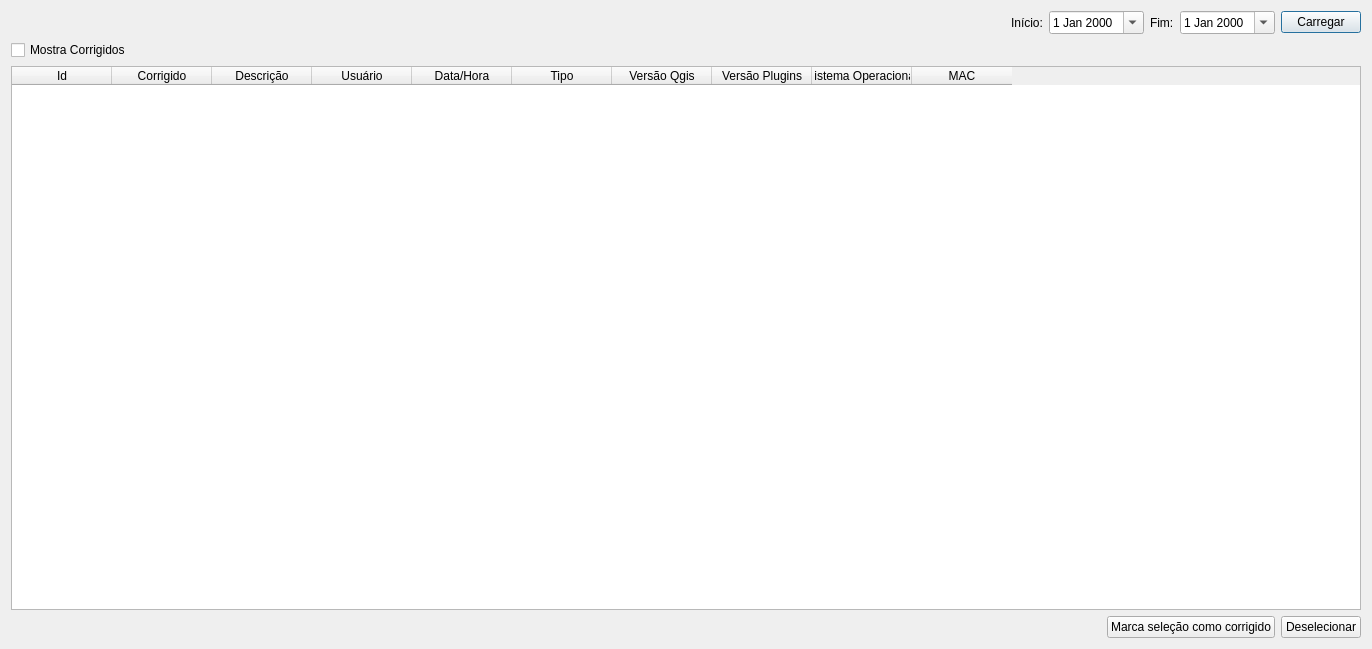
<?xml version="1.0" encoding="UTF-8"?>
<ui version="4.0">
 <class>Dialog</class>
 <widget class="QDialog" name="Dialog">
  <property name="geometry">
   <rect>
    <x>0</x>
    <y>0</y>
    <width>1372</width>
    <height>649</height>
   </rect>
  </property>
  <property name="windowTitle">
   <string>Dialog</string>
  </property>
  <layout class="QGridLayout" name="gridLayout">
   <item row="3" column="0">
    <layout class="QHBoxLayout" name="horizontalLayout"/>
   </item>
   <item row="2" column="0">
    <widget class="QTableWidget" name="tableWidget">
     <column>
      <property name="text">
       <string>Id</string>
      </property>
     </column>
     <column>
      <property name="text">
       <string>Corrigido</string>
      </property>
     </column>
     <column>
      <property name="text">
       <string>Descrição</string>
      </property>
     </column>
     <column>
      <property name="text">
       <string>Usuário</string>
      </property>
     </column>
     <column>
      <property name="text">
       <string>Data/Hora</string>
      </property>
     </column>
     <column>
      <property name="text">
       <string>Tipo</string>
      </property>
     </column>
     <column>
      <property name="text">
       <string>Versão Qgis</string>
      </property>
     </column>
     <column>
      <property name="text">
       <string>Versão Plugins</string>
      </property>
     </column>
     <column>
      <property name="text">
       <string>Sistema Operacional</string>
      </property>
     </column>
     <column>
      <property name="text">
       <string>MAC</string>
      </property>
     </column>
    </widget>
   </item>
   <item row="0" column="0">
    <layout class="QHBoxLayout" name="horizontalLayout_3">
     <item>
      <spacer name="horizontalSpacer">
       <property name="orientation">
        <enum>Qt::Horizontal</enum>
       </property>
       <property name="sizeHint" stdset="0">
        <size>
         <width>40</width>
         <height>20</height>
        </size>
       </property>
      </spacer>
     </item>
     <item>
      <widget class="QLabel" name="label">
       <property name="text">
        <string>Início:</string>
       </property>
      </widget>
     </item>
     <item>
      <widget class="QDateEdit" name="startDe">
       <property name="calendarPopup">
        <bool>true</bool>
       </property>
      </widget>
     </item>
     <item>
      <widget class="QLabel" name="label_2">
       <property name="text">
        <string>Fim:</string>
       </property>
      </widget>
     </item>
     <item>
      <widget class="QDateEdit" name="endDe">
       <property name="calendarPopup">
        <bool>true</bool>
       </property>
      </widget>
     </item>
     <item>
      <widget class="QPushButton" name="loadDataBtn">
       <property name="text">
        <string>Carregar</string>
       </property>
      </widget>
     </item>
    </layout>
   </item>
   <item row="1" column="0">
    <widget class="QCheckBox" name="showFixedCbx">
     <property name="text">
      <string>Mostra Corrigidos</string>
     </property>
    </widget>
   </item>
   <item row="4" column="0">
    <layout class="QHBoxLayout" name="horizontalLayout_2">
     <item>
      <spacer name="horizontalSpacer_2">
       <property name="orientation">
        <enum>Qt::Horizontal</enum>
       </property>
       <property name="sizeHint" stdset="0">
        <size>
         <width>40</width>
         <height>20</height>
        </size>
       </property>
      </spacer>
     </item>
     <item>
      <widget class="QPushButton" name="fixSelectionBtn">
       <property name="text">
        <string>Marca seleção como corrigido</string>
       </property>
      </widget>
     </item>
     <item>
      <widget class="QPushButton" name="deselectBtn">
       <property name="text">
        <string>Deselecionar</string>
       </property>
      </widget>
     </item>
    </layout>
   </item>
  </layout>
 </widget>
 <resources/>
 <connections/>
</ui>
